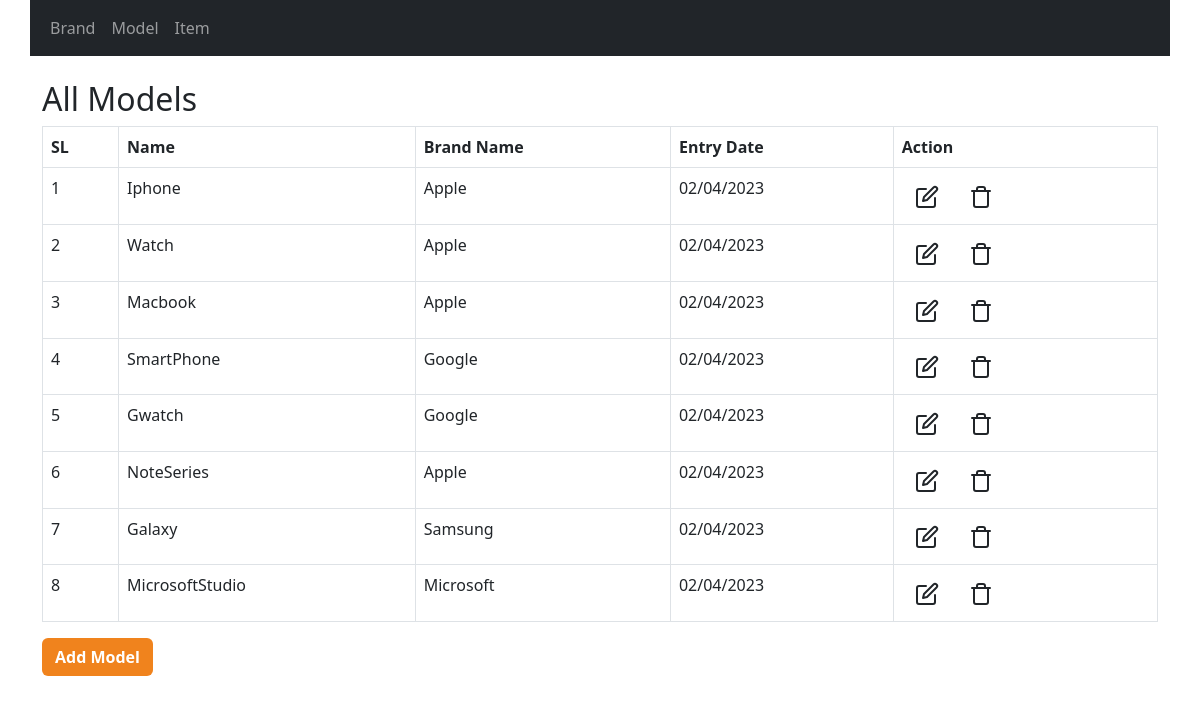
Page /index.php/model on the committed database.
### tables this page shows
CREATE TABLE `models` (
  `id` int(11) NOT NULL,
  `brand_id` int(11) NOT NULL,
  `name` varchar(100) NOT NULL,
  `entry_date` datetime NOT NULL DEFAULT current_timestamp()
);

CREATE TABLE `brand` (
  `id` int(11) NOT NULL,
  `name` varchar(50) NOT NULL,
  `entry_date` datetime NOT NULL DEFAULT current_timestamp()
);

### application/controllers/Model.php (called while the page is built, shortened)
<?php
class Model extends CI_Controller
{
    function __construct()
    {
        $this->load->model('M_model');
    }
    public function index()
    {
        $data['allModels'] = $this->M_model->getModel();
        $data['allBrands'] = $this->M_model->getBrandByNameAsc();
        $title = "Model Page";
        $data['title'] = $title;
        $this->load->view('include/header', $data);
        $this->load->view('pageModel');
        $this->load->view('include/footer');
    }
}

### index.php (called while the page is built, shortened)
<?php
require_once BASEPATH . 'core/CodeIgniter.php';

### application/models/M_model.php (called while the page is built, shortened)
<?php
class M_model extends CI_Model
{
    function getModel()
    {
        $sql = "SELECT models.name, brand.name as brand_name, models.entry_date as entry_date, brand.id as brand_id, models.id as model_id FROM models LEFT JOIN brand ON brand.id=models.brand_id ORDER BY models.entry_date ASC";
        return  $result = $this->db->query($sql)->result();
    }
}

### application/views/pageModel.php (the view, shortened to what this page needs)
<br>
<div class="container">
    <div class="row">
        <div class="col-sm-12">
            <h2>All Models <span class="text-danger"><?= $this->session->flashdata('deleteModelStatus'); ?></span></h2>
            <table class="table table-bordered">
                <thead>
                    <tr>
                        <th>SL</th>
                        <th>Name</th>
                        <th>Brand Name</th>
                        <th>Entry Date</th>
                        <th>Action</th>
                    </tr>
                </thead>
                <tbody>
                    <?php
                    for ($i = 0; $i < count($allModels); $i++) { ?>
                        <tr>
                            <td><?= $i + 1; ?></td>
                            <td><?= $allModels[$i]->name; ?></td>
                            <td><?= $allModels[$i]->brand_name; ?></td>
                            <td><?= date('d/m/Y', strtotime($allModels[$i]->entry_date)); ?></td>
                            <td>
                                <button id="btnUpdateBrand" type="button" data-brandId="<?= $allModels[$i]->brand_id; ?>" data-ModelId=<?= $allModels[$i]->model_id; ?> data-ModelName="<?= $allModels[$i]->name; ?>" class="btn" data-bs-toggle="modal" data-bs-target="#updateModal">
                                    <li data-feather="edit"></li>
                                </button>
                                <button type="button" class="btn" data-ModelId="<?= $allModels[$i]->model_id; ?>" data-bs-toggle="modal" data-bs-target="#DeleteModalModel">
                                    <i data-feather="trash"></i>
                                </button>
                            </td>
                        </tr>
                    <?php }
                    ?>
                </tbody>
            </table>
            <button id="btnAddBrand" type="button" class="btn" data-bs-toggle="modal" data-bs-target="#addModelModal">Add Model</button>
        </div>
    </div>
</div>

### assets/css/customeStyle.css (style rules this page uses)
#btnAddBrand { background-color: rgb(240, 131, 29); color: white; font-weight: bold; }

### rows in the picture
models: name "Iphone", brand.name "Apple", entry_date "02/04/2023"
models: name "Watch", brand.name "Apple", entry_date "02/04/2023"
models: name "Macbook", brand.name "Apple", entry_date "02/04/2023"
models: name "SmartPhone", brand.name "Google", entry_date "02/04/2023"
models: name "Gwatch", brand.name "Google", entry_date "02/04/2023"
models: name "NoteSeries", brand.name "Apple", entry_date "02/04/2023"
models: name "Galaxy", brand.name "Samsung", entry_date "02/04/2023"
models: name "MicrosoftStudio", brand.name "Microsoft", entry_date "02/04/2023"
